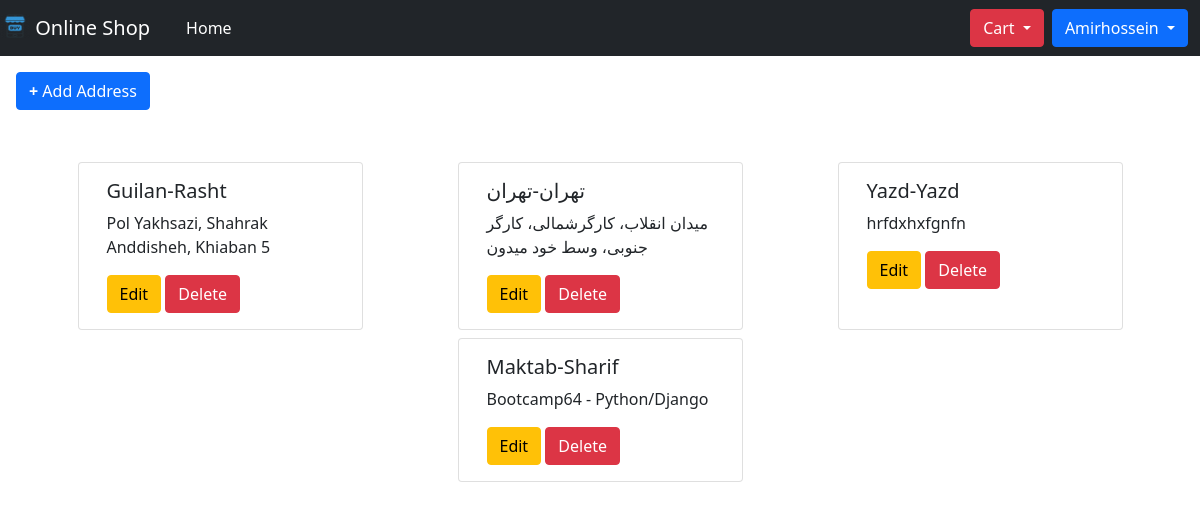
/customer/address/ (signed in), run on an earlier commit of the app's database.
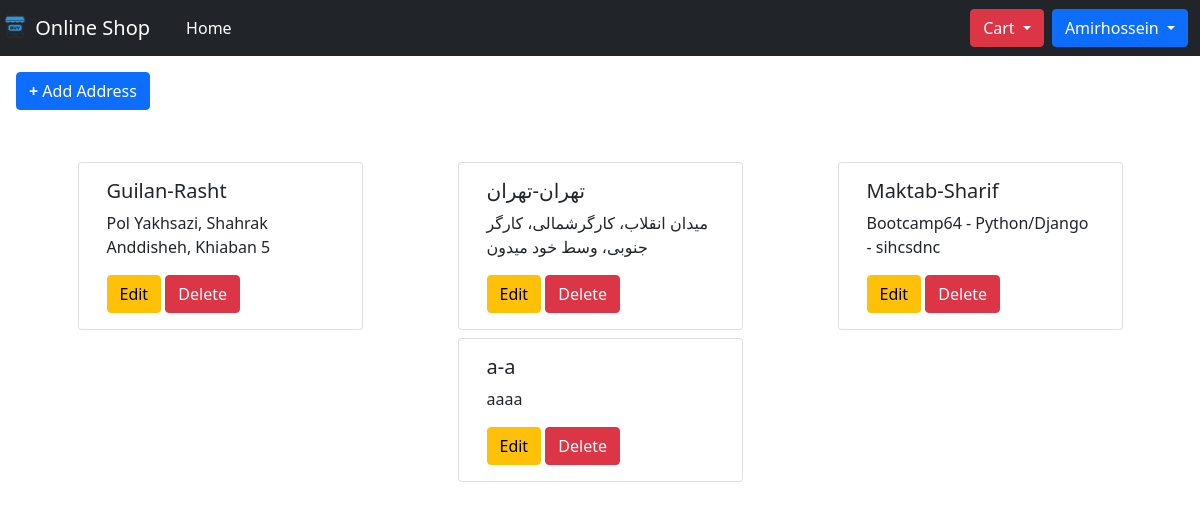
And on a later commit of the database.
### customer/models.py (models this page shows, shortened)
class Address(BaseModel):
    customer = models.ForeignKey(to="Customer", null=True, on_delete=models.SET_NULL)
    province = models.CharField(max_length=100)  # TODO: Add choices for each province in Iran.
    city = models.CharField(max_length=100)  # TODO: Add choices for each city of selected province.
    detail = models.TextField(null=True, blank=True)
    class Meta:
        verbose_name = _("Address")
        verbose_name_plural = _("Addresses")

### customer/views.py (the view)
# urls.py: path("address/", views.AddressView.as_view(), name="address"),
class AddressView(PermissionRequiredMixin, View):
    permission_required = "customer.being_customer"
    def get(self, request):
        customer = request.user.customer
        addresses = Address.objects.filter(customer=customer)
        context = {
            "addresses": addresses,
            "customer": customer,
        }
        return render(request=request, template_name="customer/customer_address.html", context=context)

### core/models.py (called while the page is built)
    def get_queryset(self):
        return super().get_queryset().filter(is_delete=False)

### templates/customer/customer_address.html (shortened to what this page needs)
{% extends "core/base.html" %}
{% load static %}
{% load i18n %}
{% block content %}
    <a class="btn btn-primary mb-5" href="{% url "customer:add-address" %}"><b>+ </b>{% translate "Add Address" %}</a>
    <div class="container">
        <div class="row justify-content-around">
            {% for address in addresses %}
                <div class="card w-25 m-1">
                    <div class="card-body">
                        <h5 class="card-title">{{ address.province }}-{{ address.city }}</h5>
                        <p class="card-text">{{ address.detail }}</p>
                        <a href="{% url "customer:edit-address" address.id %}" class="btn btn-warning">{% translate "Edit" %}</a>
                        <a href="{% url "customer:delete-address" address.id %}" class="btn btn-danger">{% translate "Delete" %}</a>
                    </div>
                </div>
            {% endfor %}
        </div>
    </div>
{% endblock %}

What changed in the data, as far as the page shows it:
no longer on this page (row edited): Address: province "Yazd", city "Yazd", detail "hrfdxhxfgnfn"
changed Address "Maktab": detail "Bootcamp64 - Python/Django" → "Bootcamp64 - Python/Django - sihcsdnc"
added Address: province "a", city "a", detail "aaaa"
